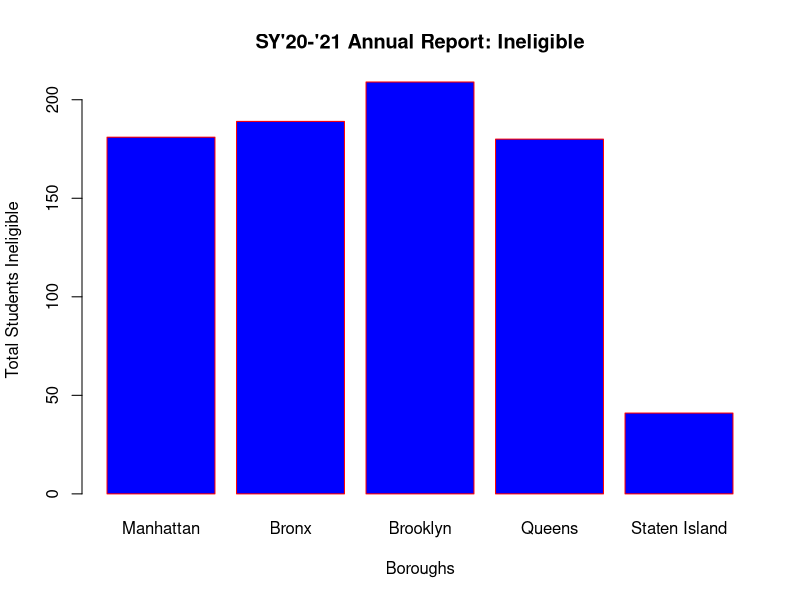

Generate this figure with R:
# Create the data for the chart
H <- c(181,189,209,180,41)
M <- c("Manhattan","Bronx","Brooklyn","Queens","Staten Island")

# Give the chart file a name
png(file = "Annual_report_ineligible.png")

# Plot the bar chart 
barplot(H,names.arg=M,xlab="Boroughs",ylab="Total Students Ineligible",col="blue",
        main="SY'20-'21 Annual Report: Ineligible",border="red")

# Save the file
dev.off()